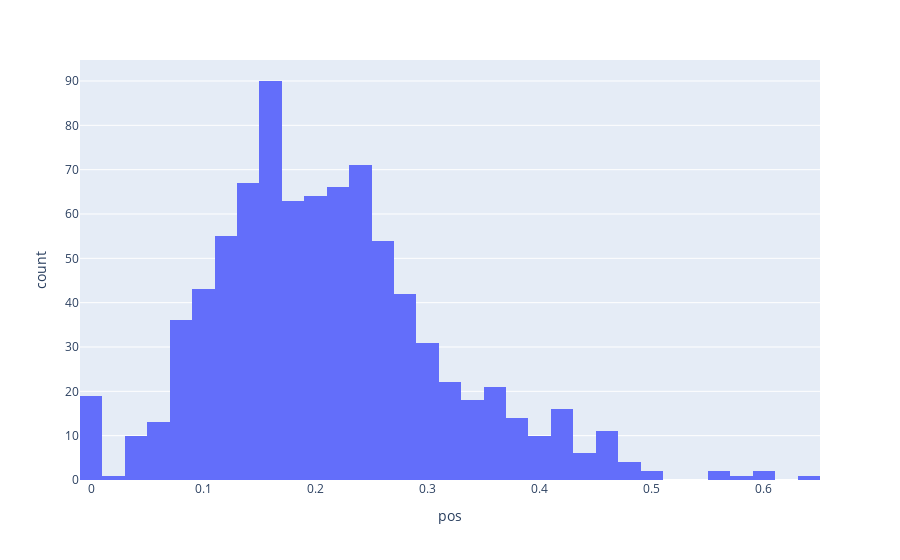

Source (notebook cell):
### Markdown cell above
Overall Histogram of Sentiments

### Code cell
import plotly.express as px

fig = px.histogram(final, 
                   x = "pos", 
                   labels={"cmp": "Compounded Sentiment", "count": "Count of Dreams"})
fig.show()

### Figure 1 — Plotly figure (JSON) as saved in the notebook; plotly's stock layout.template omitted (floating-point values rounded to 4 significant figures; data arrays with more than 128 entries replaced by an {"elided": "..."} marker saying what was removed)
{"data": [{"alignmentgroup": "True", "bingroup": "x", "hovertemplate": "pos=%{x}<br>count=%{y}<extra></extra>", "legendgroup": "", "marker": {"color": "#636efa", "pattern": {"shape": ""}}, "name": "", "offsetgroup": "", "orientation": "v", "showlegend": false, "type": "histogram", "x": {"elided": "855 float values"}, "xaxis": "x", "yaxis": "y"}], "layout": {"barmode": "relative", "legend": {"tracegroupgap": 0}, "margin": {"t": 60}, "xaxis": {"anchor": "y", "domain": [0, 1], "title": {"text": "pos"}}, "yaxis": {"anchor": "x", "domain": [0, 1], "title": {"text": "count"}}}}
